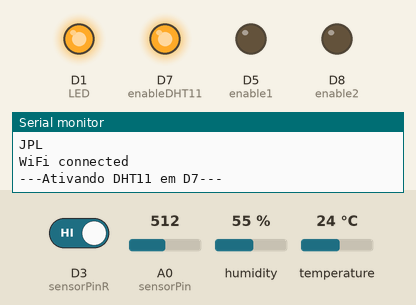
Recording of a sketch running on a simulated ESP8266 (NodeMCU). Shown: output pins drawn as LEDs (lit = HIGH), the last lines printed to the serial monitor. Inputs (shaded band) come from the test bench; at power-on: D3 (sensorPinR) HIGH, A0 (sensorPin) = 512, humidity 55 %, temperature 24 °C. WiFi joins after 1.5 s; servers stay silent unless stated.

Above: at 4.3 s.
At 9.8 s:
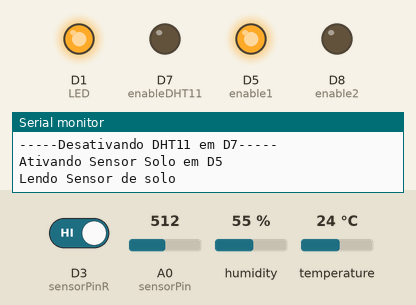
At 13.8 s:
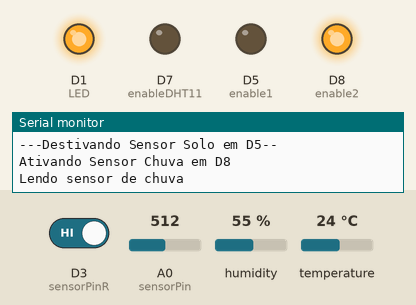
At 15.8 s:
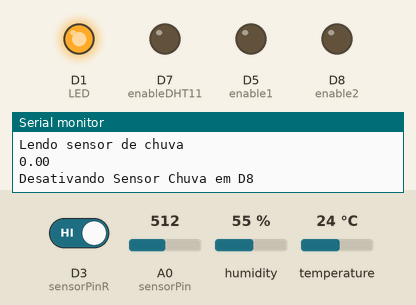
Timing chart, 0 to 21.1 s (numbered marks = the images above):
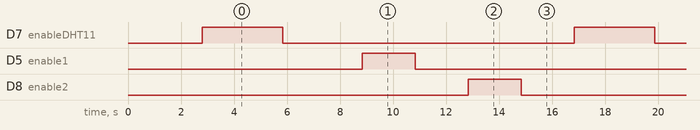

The sketch:

FAZENDINHA_26062022.ino
```cpp
/*
#define BLYNK_TEMPLATE_ID "TMPLWn1betQW"
#define BLYNK_DEVICE_NAME "HortencioCasa"
#define BLYNK_AUTH_TOKEN "ZCVvghIP4JIDnrC1wJyTdoTn0ZRDhG6J"
*/

#define BLYNK_TEMPLATE_ID "TMPLP2td4mLH"
#define BLYNK_DEVICE_NAME "Hortencio"
#define BLYNK_AUTH_TOKEN "JSSZgenCoQwyJ41LF8SuFEaq7uItEBoD"


// Comment this out to disable prints and save space
#define BLYNK_PRINT Serial

#include <ESP8266WiFi.h>
#include <BlynkSimpleEsp8266.h>
#include <DHT.h>
//#include <ESP.h>

int sensorPin = A0;
int sensorPinR = D3;// selecione o pino de entrada para o potenciômetro
int enable1 = D5;      // habilitar a leitura do sensor A
int enable2 = D8;      // habilitar a leitura do sensor b
int enableDHT11 = D7;      // habilitar a leitura do sensor c

float sensorValue1 = 0.00;  // variável para armazenar o valor vindo do sensor A
float sensorValue2 = 0.0;  // variável para armazenar o valor vindo do sensor B
//float sensorValue3 = 0.0;  // variável para armazenar o valor vindo do sensor C

char auth[] = BLYNK_AUTH_TOKEN;

// Your WiFi credentials.
// Set password to "" for open networks.
char ssid[] = "JPL";
char pass[] = "123@juarez";

#define DHTPIN D2          // What digital pin we're connected to
#define LED D1            // Led in NodeMCU at pin GPIO16 (D0) for connection LED.
#define DHTTYPE DHT11     // DHT 11

DHT dht(DHTPIN, DHTTYPE);
BlynkTimer timer;
WiFiClient client;

void sendSensor()
{
  digitalWrite(enableDHT11, HIGH);
  Serial.println("---Ativando DHT11 em D7---");
  delay(3000);
  float h = dht.readHumidity();
  float t = dht.readTemperature(); // or dht.readTemperature(true) for Fahrenheit

  if (isnan(h) || isnan(t)) {
    Serial.println("Failed to read from DHT sensor!");
    return;
  }
  Serial.println("Lendo DHT11");
  Blynk.virtualWrite(V1, h);
  Serial.print(h);
  Serial.println(" %");
  Blynk.virtualWrite(V0, t);
  Serial.print(t);
  Serial.println(" C");
  digitalWrite(enableDHT11, LOW);
  Serial.println("-----Desativando DHT11 em D7-----");
  delay(3000);
}

void setup()
{
  // Debug console
  Serial.begin(9600);
  Blynk.begin(auth, ssid, pass);
  dht.begin();
  // Setup a function to be called every second
  timer.setInterval(1000L, sendSensor);

  pinMode(enable1, OUTPUT); //Set D5 to OutPut to Switch on Sensor1
  pinMode(enable2, OUTPUT); //Set D6 to OutPut to Switch on Sensor2
  pinMode(enableDHT11, OUTPUT); //Set D7 to OutPut to Switch on Sensor3
  pinMode(LED, OUTPUT); // set the digital pin D1 as output for connection LED.

  Serial.println("Conectando em:  ");
  Serial.println(ssid);

  WiFi.begin(ssid, pass);
  while (WiFi.status() != WL_CONNECTED)
  {
    digitalWrite(LED, LOW);
    delay(150);
    Serial.print(".");
    digitalWrite(LED, HIGH);
    delay(150);
  }

  Serial.println("");
  Serial.println("WiFi connected");

  digitalWrite(LED, HIGH); // turn the LED on.
  delay(1000);         // wait for 1 second.

}


void sensordata()
{// read the value from sensor A:
  digitalWrite(enable1, HIGH);
  Serial.println("Ativando Sensor Solo em D5");
  Serial.println("Lendo Sensor de solo");
  delay(2000);
  //sensorValue1 = (((analogRead(sensorPin)/1023) * 100 ));
  sensorValue1 = analogRead(sensorPin);
  sensorValue1 = map(sensorValue1,280,700,100,0);
  Blynk.virtualWrite(V2, sensorValue1);
  Serial.print("Umidade do solo = ");
  Serial.print(sensorValue1);
  Serial.println("% ");
  Serial.println("---Destivando Sensor Solo em D5--");
  digitalWrite(enable1, LOW);
  delay(2000);

 // read the value from sensor B:
  Serial.println("Ativando Sensor Chuva em D8");
  digitalWrite(enable2, HIGH);
  Serial.println("Lendo sensor de chuva ");
  delay(2000);
  //sensorValue2 = (100 - ( (analogRead(sensorPin)/1023) * 100 ));
  //sensorValue2 = (((analogRead(sensorPin)/353) * 100 ));
  sensorValue2 = digitalRead(sensorPinR);
  sensorValue2 = map(sensorValue2,0,1,1,0);
  Blynk.virtualWrite(V3, sensorValue2);
  Serial.println(sensorValue2);
  Serial.println("Desativando Sensor Chuva em D8");
  digitalWrite(enable2, LOW);
  delay(2000);
/*
  // read the value from sensor C:
  digitalWrite(enable3, HIGH);
  Serial.println("Reading Sensor 3");
  delay(15000);
  //sensorValue3 = (100 - ( (analogRead(sensorPin)/1023) * 100 ));
  //sensorValue3 = (((analogRead(sensorPin)/353) * 100 ));
  sensorValue3 = analogRead(sensorPin);
  Blynk.virtualWrite(V9, sensorValue3);
  Serial.println(sensorValue3);
  digitalWrite(enable3, LOW);
  Serial.println("----------------------------------------");
  delay(10000); // delay before starting next set of readings
  */
  Serial.println("----------------1 minuto-----------------");
 //ESP.deepSleep(1 * 300000000);//Dorme por 5 Minutos (Deep-Sleep em Micro segundos).
// ESP.deepSleep(1 * 60000000);//Dorme por 1 Minuto (Deep-Sleep em Micro segundos).

}


void loop()
{
  Blynk.run();
  timer.run();
  sensordata();
}
```

Measured:
- by itself, D7 (enableDHT11): alternates HIGH for 3.0 s and LOW for 11.0 s
- by itself, D5 (enable1), D8 (enable2): alternates HIGH for 2.0 s and LOW for 12.0 s
- by itself, everything shown: repeats every 14.0 s, in 6 steps
